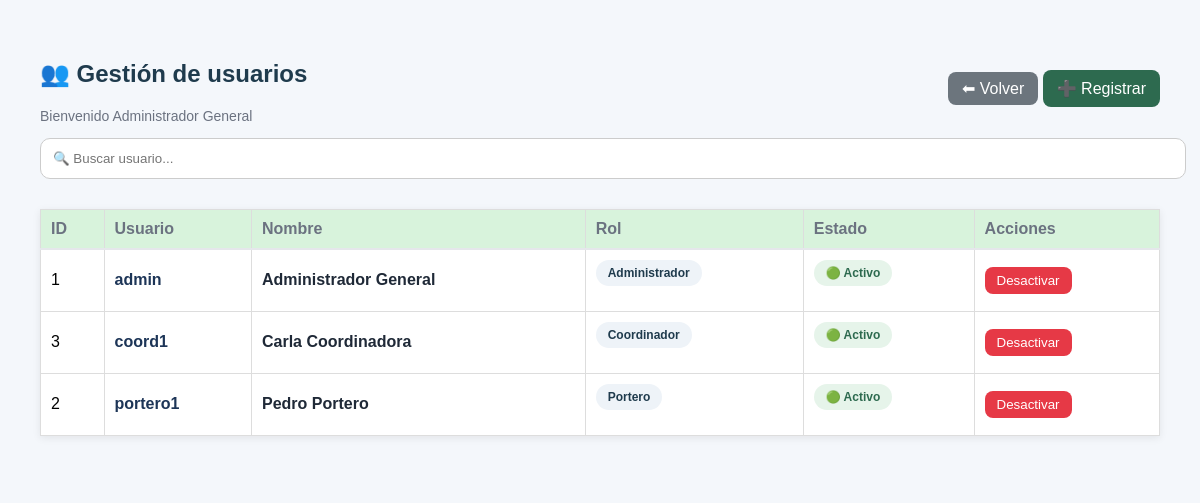
/coordinador/usuarios (signed in), run on an earlier commit of the app's database.
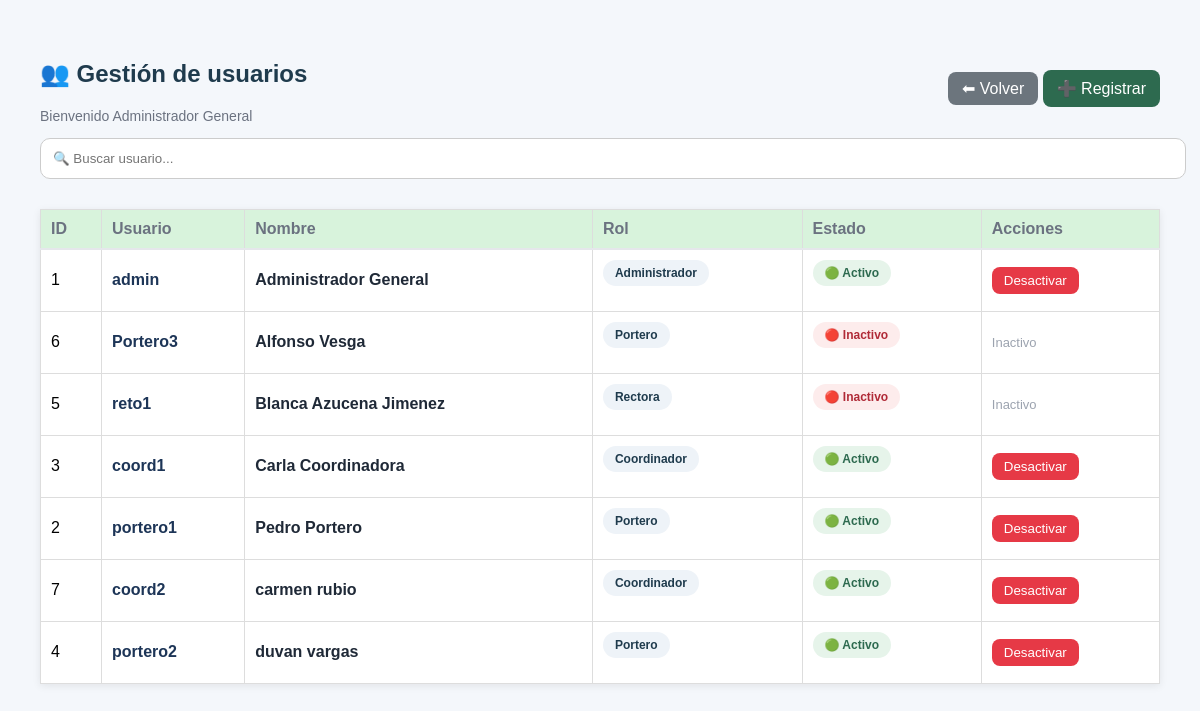
And on a later commit of the database.
### tables this page shows
CREATE TABLE usuario_sistema (
    id_usuario INTEGER PRIMARY KEY AUTOINCREMENT,
    username TEXT,
    password TEXT,
    id_rol INTEGER,
    nombre TEXT,
    email TEXT,
    estado TEXT,
    created_at DATETIME DEFAULT CURRENT_TIMESTAMP,
    FOREIGN KEY(id_rol) REFERENCES rol(id_rol)
);

CREATE TABLE rol (
    id_rol INTEGER PRIMARY KEY AUTOINCREMENT,
    nombre TEXT,
    descripcion TEXT
);

### web_app.py (the view)
@app.route("/coordinador/usuarios")
def ver_usuarios():
    if "rol" not in session or session["rol"] != "Administrador":
        return redirect(url_for("login"))
    conn = get_connection()
    cursor = conn.cursor()
    cursor.execute("""
        SELECT u.id_usuario, u.username, u.nombre, r.nombre AS rol, u.estado
        FROM usuario_sistema u
        JOIN rol r ON u.id_rol = r.id_rol
        ORDER BY u.nombre ASC
    """)
    usuarios = cursor.fetchall()
    conn.close()
    return render_template(
        "usuarios.html",
        usuarios=usuarios,
        nombre=session["nombre"]
    )

### config.py (called while the page is built)
def get_connection():
    conn = sqlite3.connect(
        DATABASE,
        timeout=10,                # 🔥 evita bloqueo inmediato
        check_same_thread=False    # 🔥 permite múltiples accesos
    )
    conn.row_factory = sqlite3.Row
    conn.execute("PRAGMA journal_mode=WAL;")
    return conn

### templates/usuarios.html (shortened to what this page needs)
<!DOCTYPE html>
<html lang="es">
<head>
    <link rel="stylesheet" href="{{ url_for('static', filename='css/style.css') }}">
</head>
<body class="dashboard-body">
<div class="main-content">
<div class="table-container">
    <div class="table-header">
        <div>
            <h2>👥 Gestión de usuarios</h2>
            <p class="subtitle">Bienvenido {{ nombre }}</p>
        </div>
        <div class="table-actions">
            <a class="btn-back" href="{{ url_for('panel_coordinador') }}">⬅ Volver</a>
            <a class="btn-add" href="{{ url_for('registrar_usuario_web') }}">➕ Registrar</a>
        </div>
    </div>
    <input type="text" id="buscadorUsuarios" placeholder="🔍 Buscar usuario..." class="search-box">
    <div class="table-wrapper">
        <table class="styled-table" id="tablaUsuarios">
            <thead>
                <tr>
                    <th>ID</th>
                    <th>Usuario</th>
                    <th>Nombre</th>
                    <th>Rol</th>
                    <th>Estado</th>
                    <th>Acciones</th>
                </tr>
            </thead>
            <tbody>
                {% for u in usuarios %}
                <tr>
                    <td>{{ u["id_usuario"] }}</td>
                    <td class="username">{{ u["username"] }}</td>
                    <td class="nombre">{{ u["nombre"] }}</td>
                    <td>
                        <span class="badge rol">{{ u["rol"] }}</span>
                    </td>
                    <td>
                        {% if u["estado"] == "activo" %}
                            <span class="badge ok">🟢 Activo</span>
                        {% else %}
                            <span class="badge error">🔴 Inactivo</span>
                        {% endif %}
                    </td>
                    <td>
                        {% if u["estado"] == "activo" %}
                        <form action="{{ url_for('desactivar_usuario', id_usuario=u['id_usuario']) }}"
                              method="POST"
                              onsubmit="return confirm('¿Seguro que deseas desactivar este usuario?')">
                            <button class="btn-delete">Desactivar</button>
                        </form>
                        {% else %}
                            <span class="inactivo-text">Inactivo</span>
                        {% endif %}
                    </td>
                </tr>
                {% endfor %}
            </tbody>
        </table>
    </div>
</div>
</div>
</body>
</html>

What changed in the data, as far as the page shows it:
added usuario_sistema: id_usuario "6", username "Portero3", nombre "Alfonso Vesga", rol "Portero", estado "🔴 Inactivo"
added usuario_sistema: id_usuario "5", username "reto1", nombre "Blanca Azucena Jimenez", rol "Rectora", estado "🔴 Inactivo"
added usuario_sistema: id_usuario "7", username "coord2", nombre "carmen rubio", rol "Coordinador", estado "🟢 Activo"
added usuario_sistema: id_usuario "4", username "portero2", nombre "duvan vargas", rol "Portero", estado "🟢 Activo"
